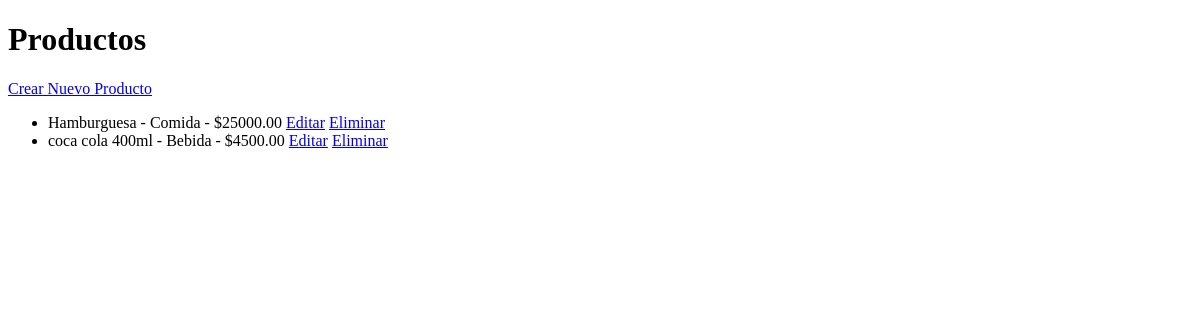
The page /products/ (signed in) on the database as committed earlier.
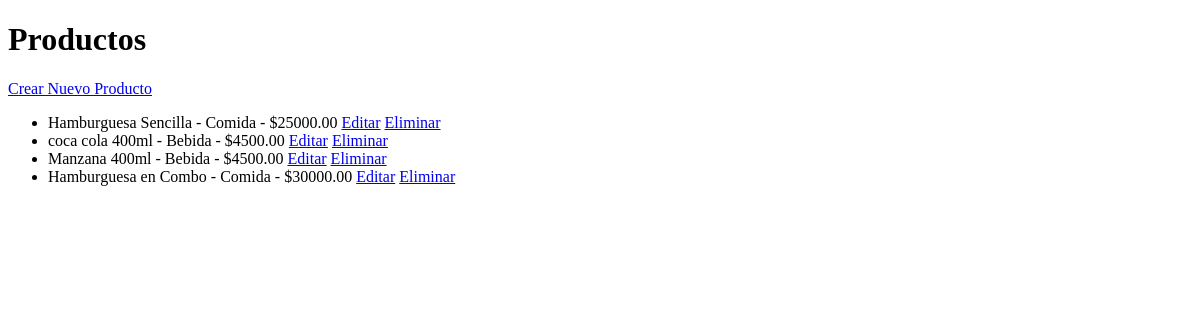
The same page on the database as committed later.
### products/models.py (models this page shows, shortened)
class Producto(models.Model):
    nombre = models.CharField(max_length=200)
    categoria = models.ForeignKey(Categoria, on_delete=models.CASCADE)
    precio = models.DecimalField(max_digits=10, decimal_places=2)
    descripcion = models.TextField(blank=True)
    ingredientes = models.ManyToManyField(Ingrediente)

class Categoria(models.Model):
    nombre = models.CharField(max_length=100, unique=True)
    def __str__(self):
        return self.nombre

### products/views.py (the view)
# urls.py: path('', ProductoListView.as_view(), name='producto_list'),
@method_decorator(login_required, name='dispatch')
@method_decorator(user_passes_test(is_admin), name='dispatch')
class ProductoListView(ListView):
    model = Producto
    template_name = 'products/producto_list.html'
    context_object_name = 'productos'

### products/views.py (called while the page is built)
def is_admin(user):
    return user.is_staff

### products/templates/products/producto_list.html (shortened to what this page needs)
<!DOCTYPE html>
<html>
<head>
</head>
<body>
    <h1>Productos</h1>
    <a href="{% url 'producto_create' %}">Crear Nuevo Producto</a>
    <ul>
        {% for producto in productos %}
        <li>
            {{ producto.nombre }} - {{ producto.categoria }} - ${{ producto.precio }}
            <a href="{% url 'producto_update' producto.pk %}">Editar</a>
            <a href="{% url 'producto_delete' producto.pk %}">Eliminar</a>
        </li>
        {% endfor %}
    </ul>
</body>
</html>

Rows that differ between the two databases and show on the page:
changed Producto: nombre "Hamburguesa" → "Hamburguesa Sencilla"
added Producto: nombre "Manzana 400ml", categoria "Bebida", precio "4500.00"
added Producto: nombre "Hamburguesa en Combo", categoria "Comida", precio "30000.00"
